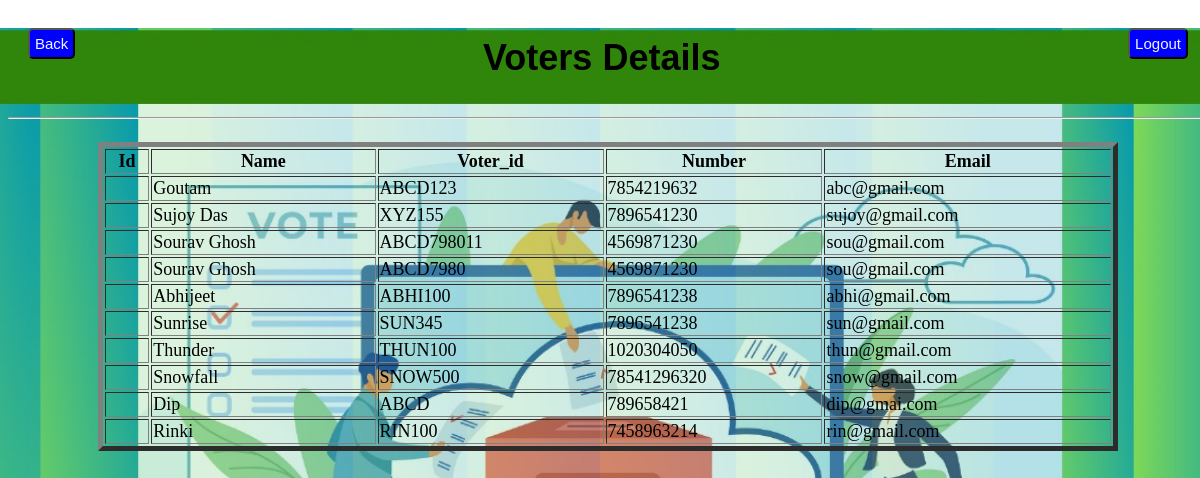
Before: /Routes/voter.php with the older database file.
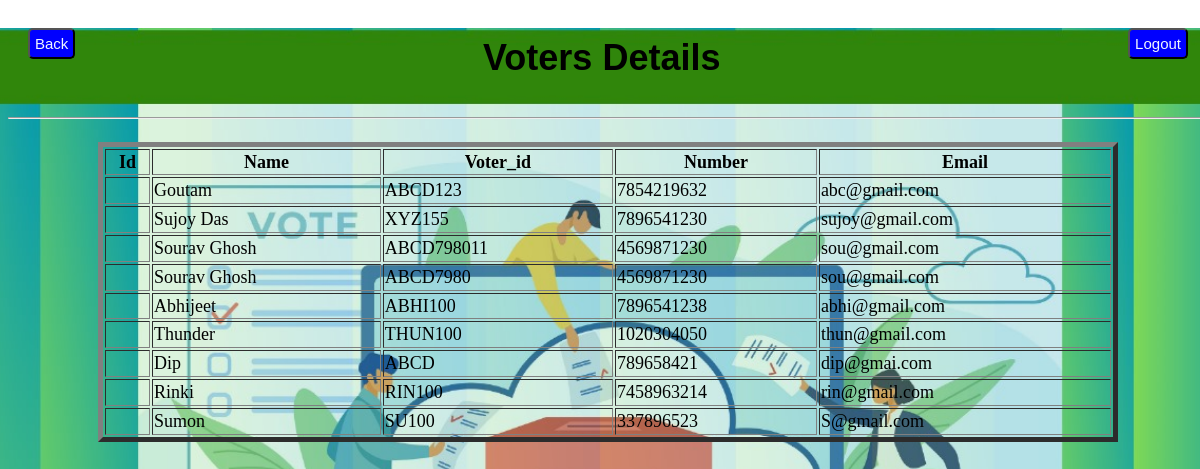
After: the same page with the newer database file.
### tables this page shows
CREATE TABLE `voters` (
  `S.no` int(11) NOT NULL,
  `Name` text NOT NULL,
  `Voter_id` varchar(15) NOT NULL,
  `number` bigint(10) NOT NULL,
  `Email` varchar(20) NOT NULL,
  `password` varchar(15) NOT NULL,
  `photo` varchar(255) NOT NULL,
  `role` int(1) NOT NULL,
  `status` int(1) NOT NULL
);

### Routes/voter.php (the view, shortened to what this page needs)
<?php
    include "_dbconnect.php";
    $sql="SELECT * FROM `voters` ";
    $result=mysqli_query($connect, $sql);
?>
<!DOCTYPE html>
<html lang="en">
<head>
    <link rel="stylesheet" href="../CSS/voter.css">
</head>
<body>
<div id="mainSection">
        <center>
    <div id="headerSection">
        <a href="DASHBOARD.html"><button id="backbtn">Back</button></a>
        <a href="logout.php"><button id="logoutbtn">Logout</button></a>
        <h1>Voters Details</h1>
    </div>
    </center>
    <hr>
</div>
<div id="container">
    <center>
    <table border='5' height=300 width=85%>
        <tr>
            <h2>
            <th>Id</th>
            <th>Name</th>
            <th>Voter_id</th>
            <th>Number</th>
            <th>Email</th>
            </h2>
        </tr>
    </center>
        <?php
            if($result){
                while($row=mysqli_fetch_assoc($result)){
                    echo "
                    <tr>
                        <td>$row[Sno]</td>
                        <td>$row[Name]</td>
                        <td>$row[Voter_id]</td>
                        <td>$row[number]</td>
                        <td>$row[Email]</td>
                    </tr>";
                }
            }
        ?>
        </div>
</body>
</html>

### css/voter.css (style rules this page uses)
body { justify-content: center; align-items: center; min-height: 100vh; width: 100%; height: 100%; background: url(../css/img/dash.jpg) no-repeat; background-size: 1350px; background-position: center; font-size: large; }
#headerSection { padding: 5px; }
#headerSection h1 { font-family: 'Gill Sans', 'Gill Sans MT', Calibri, 'Trebuchet MS', sans-serif; }
#backbtn { padding: 5px; font-size: 15px; background-color: blue; color: aliceblue; border-radius: 5px; float: left; margin : 15px; }
#logoutbtn { padding: 5px; font-size: 15px; background-color: blue; color: aliceblue; border-radius: 5px; float: right; margin : 15px; }

Changed rows visible on the page:
removed voters: Name "Sunrise", Voter "SUN345", number "7896541238", Email "sun@gmail.com"
removed voters: Name "Snowfall", Voter "SNOW500", number "78541296320", Email "snow@gmail.com"
added voters: Name "Sumon", Voter "SU100", number "337896523", Email "S@gmail.com"
